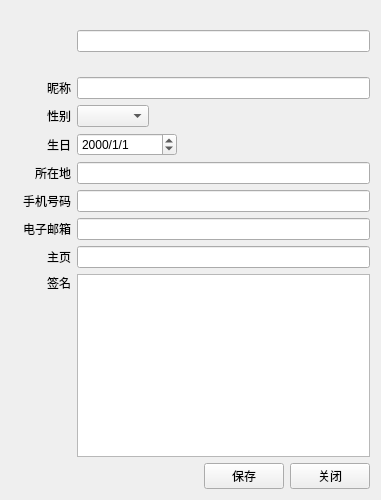
<?xml version="1.0" encoding="UTF-8"?>
<ui version="4.0">
 <class>EditProfile</class>
 <widget class="QWidget" name="EditProfile">
  <property name="geometry">
   <rect>
    <x>0</x>
    <y>0</y>
    <width>381</width>
    <height>500</height>
   </rect>
  </property>
  <property name="windowTitle">
   <string>编辑资料</string>
  </property>
  <property name="windowIcon">
   <iconset resource="res.qrc">
    <normaloff>:/icon.png</normaloff>:/icon.png</iconset>
  </property>
  <layout class="QVBoxLayout" name="verticalLayout">
   <item>
    <layout class="QGridLayout" name="gridLayout">
     <item row="8" column="1">
      <widget class="QTextEdit" name="textEditSignature"/>
     </item>
     <item row="3" column="1">
      <widget class="QDateEdit" name="dateEditBirthday">
       <property name="maximumSize">
        <size>
         <width>100</width>
         <height>16777215</height>
        </size>
       </property>
       <property name="displayFormat">
        <string>yyyy/M/d</string>
       </property>
      </widget>
     </item>
     <item row="1" column="0">
      <widget class="QLabel" name="label_6">
       <property name="text">
        <string>昵称</string>
       </property>
       <property name="alignment">
        <set>Qt::AlignRight|Qt::AlignTrailing|Qt::AlignVCenter</set>
       </property>
      </widget>
     </item>
     <item row="6" column="0">
      <widget class="QLabel" name="label_11">
       <property name="text">
        <string>电子邮箱</string>
       </property>
       <property name="alignment">
        <set>Qt::AlignRight|Qt::AlignTrailing|Qt::AlignVCenter</set>
       </property>
      </widget>
     </item>
     <item row="8" column="0">
      <widget class="QLabel" name="label_13">
       <property name="text">
        <string>签名</string>
       </property>
       <property name="alignment">
        <set>Qt::AlignRight|Qt::AlignTop|Qt::AlignTrailing</set>
       </property>
      </widget>
     </item>
     <item row="2" column="1">
      <widget class="QComboBox" name="comboBoxSex">
       <property name="sizePolicy">
        <sizepolicy hsizetype="Fixed" vsizetype="Fixed">
         <horstretch>0</horstretch>
         <verstretch>0</verstretch>
        </sizepolicy>
       </property>
      </widget>
     </item>
     <item row="4" column="1">
      <widget class="QLineEdit" name="lineEditDomicile"/>
     </item>
     <item row="3" column="0">
      <widget class="QLabel" name="label_8">
       <property name="text">
        <string>生日</string>
       </property>
       <property name="alignment">
        <set>Qt::AlignRight|Qt::AlignTrailing|Qt::AlignVCenter</set>
       </property>
      </widget>
     </item>
     <item row="5" column="1">
      <widget class="QLineEdit" name="lineEditPhoneNumber"/>
     </item>
     <item row="6" column="1">
      <widget class="QLineEdit" name="lineEditEmail"/>
     </item>
     <item row="7" column="0">
      <widget class="QLabel" name="label_12">
       <property name="text">
        <string>主页</string>
       </property>
       <property name="alignment">
        <set>Qt::AlignRight|Qt::AlignTrailing|Qt::AlignVCenter</set>
       </property>
      </widget>
     </item>
     <item row="4" column="0">
      <widget class="QLabel" name="label_9">
       <property name="text">
        <string>所在地</string>
       </property>
       <property name="alignment">
        <set>Qt::AlignRight|Qt::AlignTrailing|Qt::AlignVCenter</set>
       </property>
      </widget>
     </item>
     <item row="2" column="0">
      <widget class="QLabel" name="label_7">
       <property name="text">
        <string>性别</string>
       </property>
       <property name="alignment">
        <set>Qt::AlignRight|Qt::AlignTrailing|Qt::AlignVCenter</set>
       </property>
      </widget>
     </item>
     <item row="7" column="1">
      <widget class="QLineEdit" name="lineEditHomepage"/>
     </item>
     <item row="1" column="1">
      <widget class="QLineEdit" name="lineEditName"/>
     </item>
     <item row="5" column="0">
      <widget class="QLabel" name="label_10">
       <property name="text">
        <string>手机号码</string>
       </property>
       <property name="alignment">
        <set>Qt::AlignRight|Qt::AlignTrailing|Qt::AlignVCenter</set>
       </property>
      </widget>
     </item>
     <item row="9" column="1">
      <layout class="QHBoxLayout" name="horizontalLayout">
       <item>
        <spacer name="horizontalSpacer">
         <property name="orientation">
          <enum>Qt::Horizontal</enum>
         </property>
         <property name="sizeHint" stdset="0">
          <size>
           <width>40</width>
           <height>20</height>
          </size>
         </property>
        </spacer>
       </item>
       <item>
        <widget class="QPushButton" name="pushButtonSave">
         <property name="text">
          <string>保存</string>
         </property>
        </widget>
       </item>
       <item>
        <widget class="QPushButton" name="pushButtonClose">
         <property name="text">
          <string>关闭</string>
         </property>
        </widget>
       </item>
      </layout>
     </item>
     <item row="0" column="0">
      <widget class="QLabel" name="labelAvantar">
       <property name="sizePolicy">
        <sizepolicy hsizetype="Fixed" vsizetype="Fixed">
         <horstretch>0</horstretch>
         <verstretch>0</verstretch>
        </sizepolicy>
       </property>
       <property name="minimumSize">
        <size>
         <width>60</width>
         <height>60</height>
        </size>
       </property>
       <property name="maximumSize">
        <size>
         <width>60</width>
         <height>60</height>
        </size>
       </property>
       <property name="text">
        <string/>
       </property>
       <property name="alignment">
        <set>Qt::AlignRight|Qt::AlignTrailing|Qt::AlignVCenter</set>
       </property>
      </widget>
     </item>
     <item row="0" column="1">
      <widget class="QLineEdit" name="lineEditAvantar"/>
     </item>
    </layout>
   </item>
  </layout>
 </widget>
 <resources>
  <include location="res.qrc"/>
 </resources>
 <connections/>
</ui>
